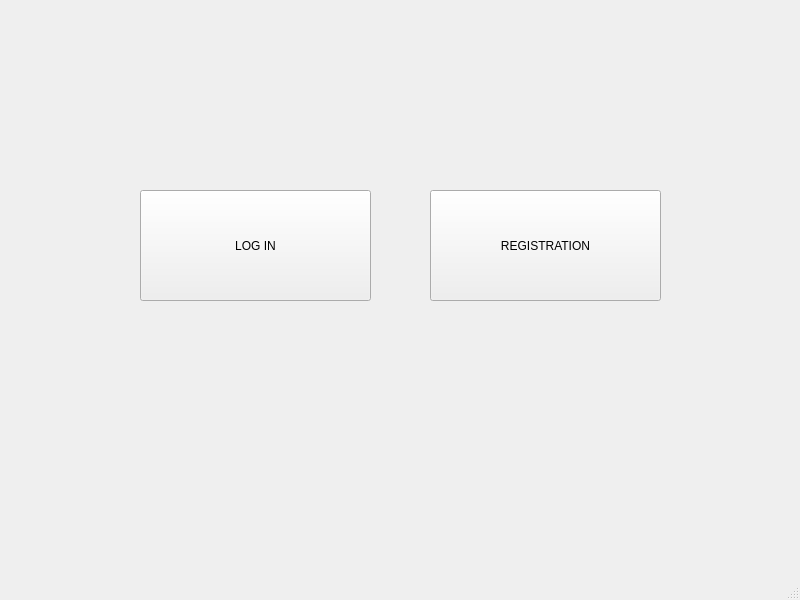
<?xml version="1.0" encoding="UTF-8"?>
<ui version="4.0">
 <class>MainWindow</class>
 <widget class="QMainWindow" name="MainWindow">
  <property name="geometry">
   <rect>
    <x>0</x>
    <y>0</y>
    <width>800</width>
    <height>600</height>
   </rect>
  </property>
  <property name="windowTitle">
   <string>MainWindow</string>
  </property>
  <widget class="QWidget" name="centralwidget">
   <widget class="QPushButton" name="pushButton_2">
    <property name="geometry">
     <rect>
      <x>430</x>
      <y>190</y>
      <width>231</width>
      <height>111</height>
     </rect>
    </property>
    <property name="text">
     <string>REGISTRATION</string>
    </property>
   </widget>
   <widget class="QPushButton" name="pushButton">
    <property name="geometry">
     <rect>
      <x>140</x>
      <y>190</y>
      <width>231</width>
      <height>111</height>
     </rect>
    </property>
    <property name="text">
     <string>LOG IN</string>
    </property>
   </widget>
  </widget>
  <widget class="QMenuBar" name="menubar">
   <property name="geometry">
    <rect>
     <x>0</x>
     <y>0</y>
     <width>800</width>
     <height>21</height>
    </rect>
   </property>
  </widget>
  <widget class="QStatusBar" name="statusbar"/>
 </widget>
 <resources/>
 <connections/>
</ui>
